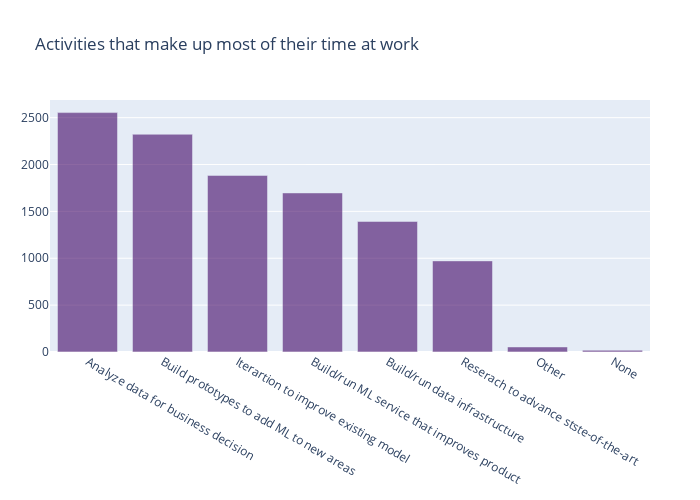

Write notebook code for a chart like this one.
### Code cell
x=[]
y=[]
for i in range(8):
   
    value=df['Q9_Part_'+str(i+1)].value_counts().values[0]
    text=df['Q9_Part_'+str(i+1)].value_counts().index[0]
    x.append(text)
    y.append(value)
    
x_new=['Analyze data for business decision','Build/run data infrastructure','Build prototypes to add ML to new areas',
       'Build/run ML service that improves product','Iterartion to improve existing model','
       Reserach to advance stste-of-the-art','None','Other']
       
x_new=np.array(x_new)
y=np.array(y)
inds = y.argsort()
sorted_xnew = x_new[inds]
sorted_y=y[inds]

trace0 = go.Bar(
    x=sorted_xnew[::-1],
    y=sorted_y[::-1],
    marker=dict(
        color='#420666'
    ),
    opacity=0.6  
)

data = [trace0]
layout = go.Layout(
    title='Activities that make up most of their time at work',
)

fig = go.Figure(data=data, layout=layout)
fig.update_layout(
    margin=dict(l=50, r=50, t=100, b=100),height=500,width=700
)
py.offline.iplot(fig)

### Figure 1 — Plotly figure (JSON) as saved in the notebook; plotly's stock layout.template omitted (floating-point values rounded to 4 significant figures)
{"data": [{"marker": {"color": "#420666"}, "opacity": 0.6, "type": "bar", "x": ["Analyze data for business decision", "Build prototypes to add ML to new areas", "Iterartion to improve existing model", "Build/run ML service that improves product", "Build/run data infrastructure", "Reserach to advance stste-of-the-art", "Other", "None"], "y": [2554, 2323, 1884, 1697, 1393, 972, 54, 19]}], "layout": {"height": 500, "margin": {"b": 100, "l": 50, "r": 50, "t": 100}, "title": {"text": "Activities that make up most of their time at work"}, "width": 700}}
